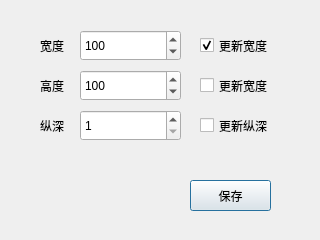
<?xml version="1.0" encoding="UTF-8"?>
<ui version="4.0">
 <class>Dialog_set_3d_size</class>
 <widget class="QDialog" name="Dialog_set_3d_size">
  <property name="windowModality">
   <enum>Qt::ApplicationModal</enum>
  </property>
  <property name="geometry">
   <rect>
    <x>0</x>
    <y>0</y>
    <width>320</width>
    <height>240</height>
   </rect>
  </property>
  <property name="minimumSize">
   <size>
    <width>320</width>
    <height>240</height>
   </size>
  </property>
  <property name="maximumSize">
   <size>
    <width>320</width>
    <height>240</height>
   </size>
  </property>
  <property name="windowTitle">
   <string>批量设置3D图片尺寸</string>
  </property>
  <widget class="QPushButton" name="pushButton">
   <property name="geometry">
    <rect>
     <x>190</x>
     <y>180</y>
     <width>81</width>
     <height>31</height>
    </rect>
   </property>
   <property name="text">
    <string>保存</string>
   </property>
  </widget>
  <widget class="QLabel" name="label_30">
   <property name="geometry">
    <rect>
     <x>40</x>
     <y>110</y>
     <width>31</width>
     <height>31</height>
    </rect>
   </property>
   <property name="text">
    <string>纵深</string>
   </property>
   <property name="alignment">
    <set>Qt::AlignLeading|Qt::AlignLeft|Qt::AlignVCenter</set>
   </property>
  </widget>
  <widget class="QLabel" name="label_24">
   <property name="geometry">
    <rect>
     <x>40</x>
     <y>30</y>
     <width>31</width>
     <height>31</height>
    </rect>
   </property>
   <property name="text">
    <string>宽度</string>
   </property>
   <property name="alignment">
    <set>Qt::AlignLeading|Qt::AlignLeft|Qt::AlignVCenter</set>
   </property>
  </widget>
  <widget class="QLabel" name="label_23">
   <property name="geometry">
    <rect>
     <x>40</x>
     <y>70</y>
     <width>31</width>
     <height>31</height>
    </rect>
   </property>
   <property name="text">
    <string>高度</string>
   </property>
   <property name="alignment">
    <set>Qt::AlignLeading|Qt::AlignLeft|Qt::AlignVCenter</set>
   </property>
  </widget>
  <widget class="QSpinBox" name="spinBox_media_height">
   <property name="geometry">
    <rect>
     <x>80</x>
     <y>70</y>
     <width>101</width>
     <height>31</height>
    </rect>
   </property>
   <property name="minimum">
    <number>1</number>
   </property>
   <property name="maximum">
    <number>99999</number>
   </property>
   <property name="value">
    <number>100</number>
   </property>
  </widget>
  <widget class="QSpinBox" name="spinBox_media_width">
   <property name="geometry">
    <rect>
     <x>80</x>
     <y>30</y>
     <width>101</width>
     <height>31</height>
    </rect>
   </property>
   <property name="minimum">
    <number>1</number>
   </property>
   <property name="maximum">
    <number>99999</number>
   </property>
   <property name="value">
    <number>100</number>
   </property>
  </widget>
  <widget class="QSpinBox" name="spinBox_media_depth">
   <property name="geometry">
    <rect>
     <x>80</x>
     <y>110</y>
     <width>101</width>
     <height>31</height>
    </rect>
   </property>
   <property name="minimum">
    <number>1</number>
   </property>
   <property name="maximum">
    <number>99999</number>
   </property>
   <property name="value">
    <number>1</number>
   </property>
  </widget>
  <widget class="QCheckBox" name="checkBox_media_width">
   <property name="geometry">
    <rect>
     <x>200</x>
     <y>30</y>
     <width>81</width>
     <height>31</height>
    </rect>
   </property>
   <property name="text">
    <string>更新宽度</string>
   </property>
   <property name="checked">
    <bool>true</bool>
   </property>
  </widget>
  <widget class="QCheckBox" name="checkBox_media_height">
   <property name="geometry">
    <rect>
     <x>200</x>
     <y>70</y>
     <width>81</width>
     <height>31</height>
    </rect>
   </property>
   <property name="text">
    <string>更新宽度</string>
   </property>
  </widget>
  <widget class="QCheckBox" name="checkBox_media_depth">
   <property name="geometry">
    <rect>
     <x>200</x>
     <y>110</y>
     <width>81</width>
     <height>31</height>
    </rect>
   </property>
   <property name="text">
    <string>更新纵深</string>
   </property>
  </widget>
 </widget>
 <resources/>
 <connections/>
</ui>
